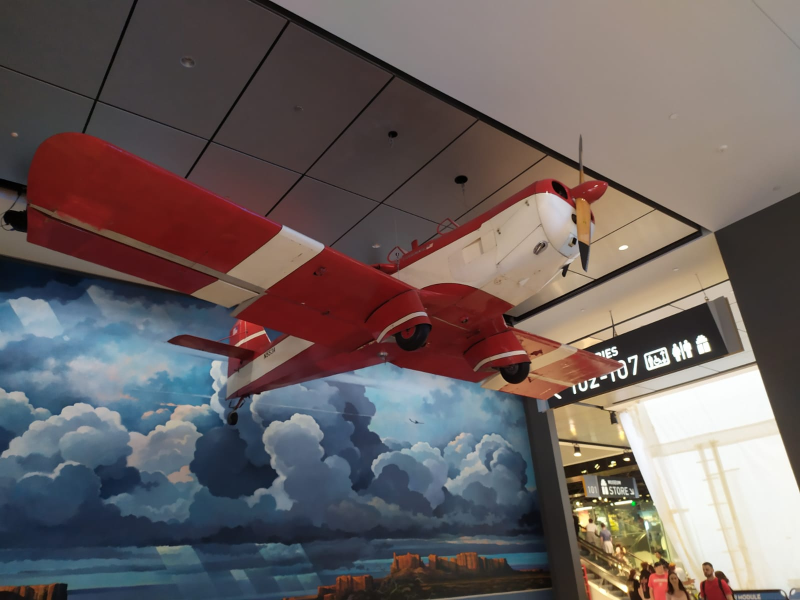
#> input picture images/image1.jpeg, 1600 x 1200 px (shown at 1/2 size); its folder holds only this picture in this run
$ jupyter execute --allow-errors a1.ipynb
#> lines starting #> are read from the running program, lines starting #| are printed output that depends on the picture; long printed decimals are rounded
### utils.py
import cv2
import numpy as np
import matplotlib.pyplot as plt
from sklearn.cluster import KMeans
from skimage import color
import os

def read_image(path):

#> called with path = 'images/image1.jpeg'
    image_bgr = cv2.imread(path)
#> image_bgr is the input picture: shape (1200, 1600, 3); mean B, G, R 96.4, 97.1, 107.1
    image_rgb = cv2.cvtColor(image_bgr, cv2.COLOR_BGR2RGB)
    return image_rgb


# [17 lines left out: function resize_image, not called in this run]

import cv2
import os

# Function to save the image
import cv2
import os

# Function to save the image
# [17 lines left out: function save_image, not called in this run]

# =======================================
                                # Part 1
# =======================================

def grayscale_average(image):
    return np.mean(image, axis=2).astype(np.uint8)
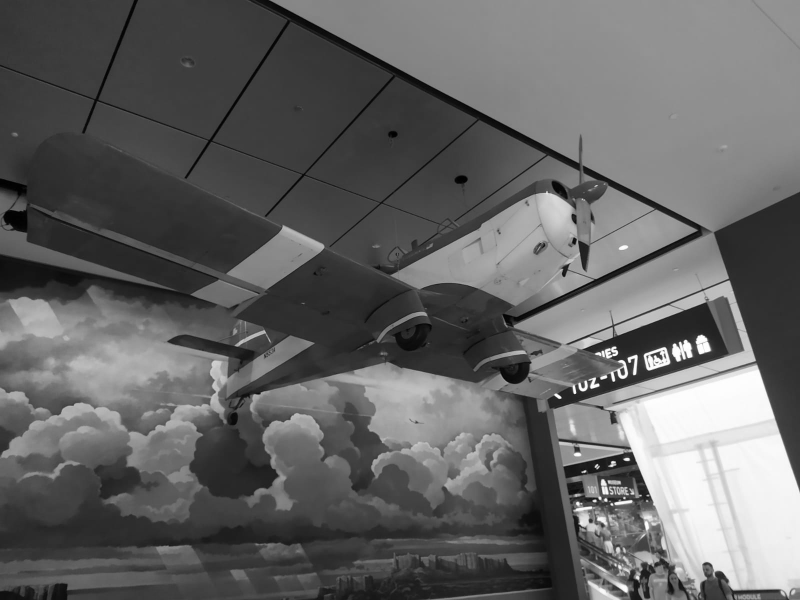
#> returned value: shape (1200, 1600) (shown at 1/2 size); min 0, max 255, mean 99.9

def grayscale_weighted(image):
    im = 0.299* image[:, :, 2]+ 0.587 *image[:, :, 1]+ 0.114 * image[:, :, 0]
    return im.astype(np.uint8)
#> `plt.show()`:
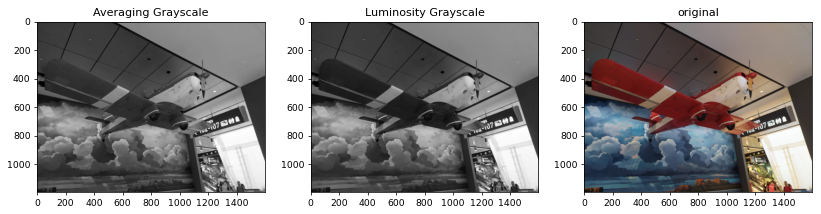
#> figure drawn by matplotlib, 3 panels
#| MSE loss for image 1: 22.857
def mse(image1, image2):
    assert image1.shape==image2.shape
    return np.sum((image1-image2)**2/float(image1.shape[0] * image1.shape[1]))

# =======================================
                                # Part 2
# =======================================

# [60 lines left out: functions kmeans_quantization, uniform_quantization, median_cut_quantize, split_into_buckets, median_quantization, not called in this run]


# =======================================
                                # Part 3
# =======================================


def to_hsv(image):
    return cv2.cvtColor(image, cv2.COLOR_BGR2HSV).astype(np.float32)

def to_hsl(image):
    return cv2.cvtColor(image, cv2.COLOR_BGR2HLS).astype(np.float32)

# [27 lines left out: functions to_rgb, adjust_hue, adjust_saturation, adjust_brightness, adjust_lightness, not called in this run]

### a1.ipynb
[cell 1]
import cv2
import numpy as np
import matplotlib.pyplot as plt
from utils import *


images = [f'images/image{i}.jpeg' for i in range(1, 6)]

# Task 1: gray scaling
Analysis:
1. Based on the formula of weighted grayscaling, the images with more green tend to have a higher loss (MSE) (as we see on 2th,3th and 5th examples).
2. Green colors tend to appear lighter in Luminosity grayscale
3. Red colours tend to appear lighter in Luminosity grayscale
4. Based on the first picture, there is not a significant change in blue colour

[cell 2]
count = 0
#> (the rest of this cell did not finish here and is left out)
